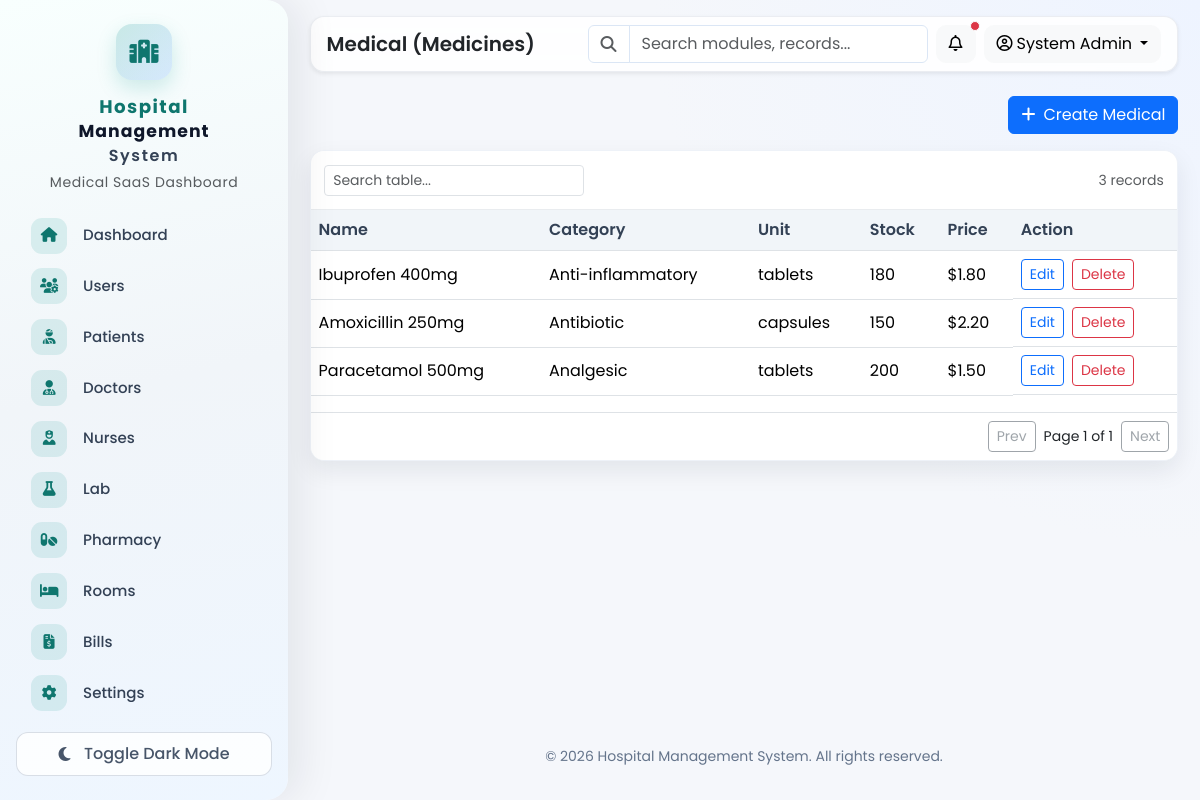
/pharmacy/medical.php (signed in), run on the app's committed database.
### tables this page shows
CREATE TABLE medicines (
    id INT AUTO_INCREMENT PRIMARY KEY,
    name VARCHAR(120) UNIQUE NOT NULL,
    category VARCHAR(100) NULL,
    unit_name VARCHAR(30) NULL,
    unit_price DECIMAL(10,2) NOT NULL DEFAULT 0,
    stock_quantity INT NOT NULL DEFAULT 0,
    reorder_level INT NOT NULL DEFAULT 10
);

### includes/auth.php (called while the page is built, shortened)
<?php
function e(?string $value): string
{
    return htmlspecialchars((string) $value, ENT_QUOTES, 'UTF-8');
}

### pharmacy/medical.php (the view, shortened to what this page needs)
<?php
require_once __DIR__ . '/../includes/workflow.php';
$rows = $pdo->query(
    "SELECT id, name, COALESCE(category,'General') category, COALESCE(unit_name,'unit') unit_name, stock_quantity, unit_price
     FROM medicines
     ORDER BY id DESC"
)->fetchAll();
include __DIR__ . '/../includes/header.php';
?>
<div class="d-flex justify-content-end mb-3">
    <button class="btn btn-primary" type="button" data-bs-toggle="modal" data-bs-target="#createMedicalModal">
        <i class="fa-solid fa-plus me-2"></i>Create Medical
    </button>
</div>
<table>
    <tr><th>Name</th><th>Category</th><th>Unit</th><th>Stock</th><th>Price</th><th>Action</th></tr>
    <?php foreach ($rows as $row): ?>
        <tr>
            <td><?= e($row['name']) ?></td>
            <td><?= e($row['category']) ?></td>
            <td><?= e($row['unit_name']) ?></td>
            <td><?= (int) $row['stock_quantity'] ?></td>
            <td>$<?= number_format((float) $row['unit_price'], 2) ?></td>
            <td class="d-flex gap-2">
                <button
                    type="button"
                    class="btn btn-outline-primary btn-sm btn-edit-medical"
                    data-id="<?= (int) $row['id'] ?>"
                    data-name="<?= e($row['name']) ?>"
                    data-category="<?= e($row['category']) ?>"
                    data-unit="<?= e($row['unit_name']) ?>"
                    data-stock="<?= (int) $row['stock_quantity'] ?>"
                    data-price="<?= (float) $row['unit_price'] ?>"
                >Edit</button>
                <button
                    type="button"
                    class="btn btn-outline-danger btn-sm btn-delete"
                    data-id="<?= (int) $row['id'] ?>"
                    data-action="<?= BASE_URL ?>/pharmacy/medical.php"
                    data-message="Delete this medicine from inventory?"
                >Delete</button>
            </td>
        </tr>
    <?php endforeach; ?>
</table>
<?php include __DIR__ . '/../includes/footer.php'; ?>

### assets/css/style.css (style rules this page uses)
:root { --hms-primary: #0d6efd; --hms-success: #198754; --hms-warning: #ffc107; --hms-danger: #dc3545; --sidebar-width: 288px; --sidebar-width-collapsed: 82px; --sidebar-accent: #0d9488; --sidebar-accent-deep: #0f766e; --sidebar-accent-rgb: 13, 148, 136; --sidebar-shadow: 12px 0 40px rgba(15, 23, 42, 0.08); --sidebar-radius-tr: 22px; --sidebar-radius-br: 22px; }
* { box-sizing: border-box; font-family: 'Poppins', sans-serif; }
body { background: radial-gradient(circle at top right, #eef4ff, #f5f7fb 38%); color: #212529; transition: background-color .25s ease, color .25s ease; }
table { width: 100%; margin-bottom: 0; }
table thead th, table tr:first-child th { background: #f1f5f9; color: #334155; font-weight: 600; }

### data on the page
medicines: name "Ibuprofen 400mg", category "Anti-inflammatory", unit_name "tablets", stock_quantity "180", unit_price "1.80"
medicines: name "Amoxicillin 250mg", category "Antibiotic", unit_name "capsules", stock_quantity "150", unit_price "2.20"
medicines: name "Paracetamol 500mg", category "Analgesic", unit_name "tablets", stock_quantity "200", unit_price "1.50"

### other printed values
$word "Hospital"
$word "Management"
$word "System"
$label "Dashboard"
$label "Users"
$label "Patients"
$label "Doctors"
$label "Nurses"
$label "Lab"
$label "Pharmacy"
$label "Rooms"
$label "Bills"
$label "Settings"
$pageTitle "Medical (Medicines)"
$user['full_name'] "System Admin"
